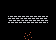

A level layout from a 2D game, rendered from its tile map. Below: a short description, then the map file with its tile-grid data intact:
An orthogonal 7x5 tile map with 8x8 px tiles, 1 tile layer (Tile Layer 1), 2 tilesets.

<map version="1.4" tiledversion="1.4.3" orientation="orthogonal" renderorder="right-down" width="7" height="5" tilewidth="8" tileheight="8" infinite="0" nextlayerid="2" nextobjectid="1">
 <tileset firstgid="1" source="../assets/democart.tsx" />
 <tileset firstgid="257" source="../assets/tbj2_startcart2spr.tsx" />
 <layer id="1" name="Tile Layer 1" width="7" height="5">
  <data encoding="csv">
0,0,0,0,0,0,0,
0,0,0,0,0,0,0,
0,2,3,2,2,2,0,
0,0,0,0,0,0,0,
0,0,0,10,0,0,0
</data>
 </layer>
</map>
